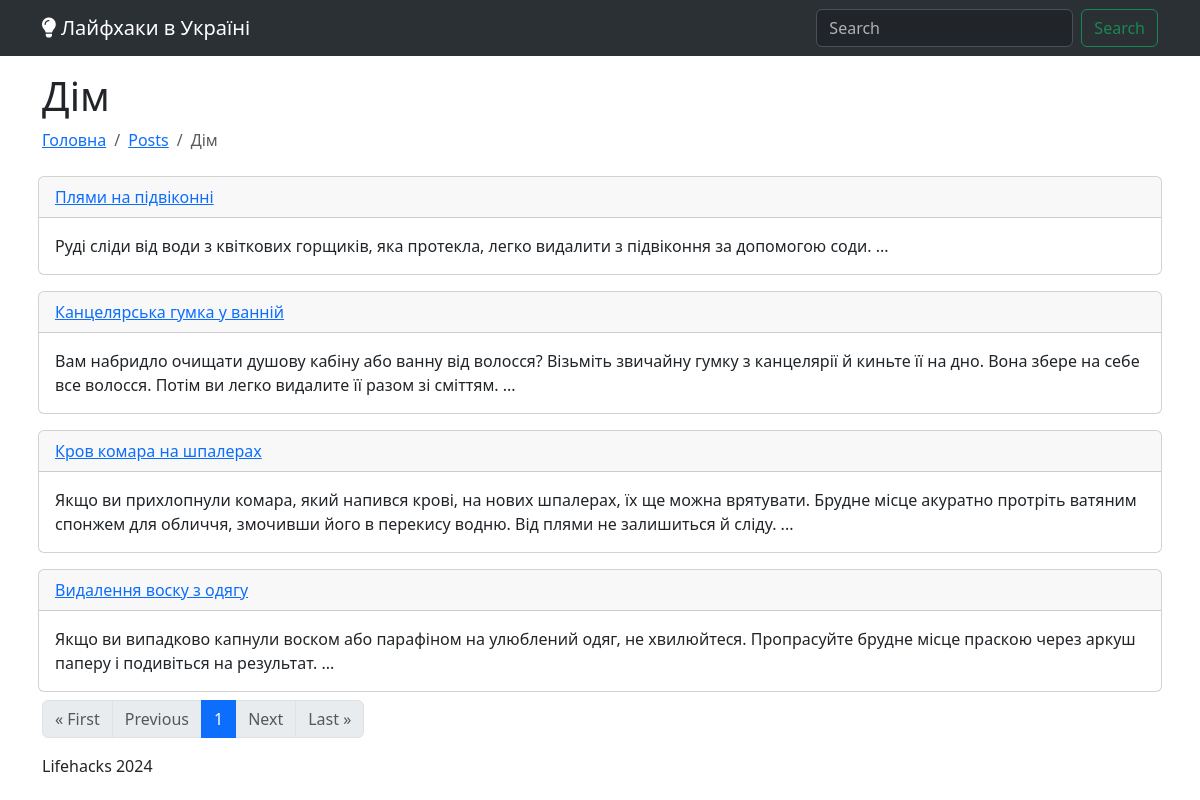
The app's page /posts/?category=dim with its own data.
### blog/models.py (models this page shows, shortened)
class Category(models.Model):
    name = models.CharField(max_length=100)
    slug = models.CharField(max_length=100, unique=True, blank=True)
    image = models.ImageField(
        upload_to=category_image_upload_to, blank=True, null=True)
    description = models.TextField(blank=True, null=True)

class Post(models.Model):
    title = models.CharField(max_length=200)
    slug = models.CharField(max_length=200, unique=True, blank=True)
    content = models.TextField()
    image = models.CharField(max_length=200, blank=True, null=True)
    youtube = models.CharField(max_length=100, blank=True, null=True)
    tiktok = models.CharField(max_length=100, blank=True, null=True)
    categories = models.ManyToManyField(Category, related_name='posts')
    created_at = models.DateTimeField(auto_now_add=True)
    @property
    def anons(self):
        text = self.content.replace("&nbsp;", " ")
        text = text.replace("\n", " ")
        text = text.replace("\r", " ")
        text = text.replace("  ", " ")
        text = text.replace("&amp;", "&")
        text = text.replace("&#39;", "'")
        text = text.replace('&quot;', '"')
        text = text.replace("&raquo;", '"')
        text = text.replace("&laquo;", '"')
        text = text.replace("&rsquo;", "'")
        return text.lstrip()[0:300]

### blog/views.py (the view)
# urls.py: path('', views.posts, name='category_detail'),
def posts(request):
    category_slug = request.GET.get('category')
    page_number = request.GET.get('page')
    if category_slug:
        category = get_object_or_404(Category, slug=category_slug)
        posts = category.posts.all()
    else:
        posts = Post.objects.all()
        category = None
    categories = Category.objects.all()
    paginator = Paginator(posts, 5)
    page_obj = paginator.get_page(page_number)
    return render(request, 'blog/posts.html', {"categories": categories, "category": category, "page_obj": page_obj, "active": "posts"})

### blog/templates/blog/posts.html (shortened to what this page needs)
{% extends "layout.html" %}
{% block content %}
<h1>{{ category.name }}</h1>
<nav aria-label="breadcrumb">
  <ul class="breadcrumb">
    <li class="breadcrumb-item">
      <a href="/">Головна</a>
    </li>
    <li class="breadcrumb-item">
      <a href="/posts">Posts</a>
    </li>
    <li class="breadcrumb-item active" aria-current="page">
      {{ category.name }}
    </li>
  </ul>
</nav>
<div class="row">
  {% for post in page_obj %}
  <div class="col-12 p-2">
    <div class="card">
      <div class="card-header">
        <a
          class=""
          href="/posts/{{post.slug}}"
          title="{{post.textbody}}"
          ><i class="{{ post.icon }} fa-lg"></i> {{post.title}}</a
        >
      </div>
      <div class="posts-card-body">
        <div class="card-body">
          <div class="card-text">{{ post.anons }} ...</div>
        </div>
      </div>
    </div>
  </div>
  {% endfor %}
  <nav aria-label="Page navigation">
    <ul class="pagination">
      {% if page_obj.has_previous %}
        <li class="page-item">
          <a class="page-link" href="?page=1">&laquo; First</a>
        </li>
        <li class="page-item">
          <a class="page-link" href="?page={{ page_obj.previous_page_number }}">Previous</a>
        </li>
      {% else %}
        <li class="page-item disabled"><a class="page-link">&laquo; First</a></li>
        <li class="page-item disabled"><a class="page-link">Previous</a></li>
      {% endif %}
      <li class="page-item active">
        <a class="page-link" href="#">{{ page_obj.number }}</a>
      </li>
      {% if page_obj.has_next %}
        <li class="page-item">
          <a class="page-link" href="?page={{ page_obj.next_page_number }}">Next</a>
        </li>
        <li class="page-item">
          <a class="page-link" href="?page={{ page_obj.paginator.num_pages }}">Last &raquo;</a>
        </li>
      {% else %}
        <li class="page-item disabled"><a class="page-link">Next</a></li>
        <li class="page-item disabled"><a class="page-link">Last &raquo;</a></li>
      {% endif %}
    </ul>
  </nav>
</div>
{% endblock %}

### records on screen
Category: name "Дім"
Post: title "Плями на підвіконні", anons "Руді сліди від води з квіткових горщиків, яка протекла, легко видалити з підвіконня за допомогою соди."
Post: title "Канцелярська гумка у ванній", anons "Вам набридло очищати душову кабіну або ванну від волосся? Візьміть звичайну гумку з канцелярії й киньте її на дно. Вона збере на себе все волосся. Потім ви легко видалите її разом зі сміттям."
Post: title "Кров комара на шпалерах", anons "Якщо ви прихлопнули комара, який напився крові, на нових шпалерах, їх ще можна врятувати. Брудне місце акуратно протріть ватяним спонжем для обличчя, змочивши його в перекису водню. Від плями не залишиться й сліду."
Post: title "Видалення воску з одягу", anons "Якщо ви випадково капнули воском або парафіном на улюблений одяг, не хвилюйтеся. Пропрасуйте брудне місце праскою через аркуш паперу і подивіться на результат."

### other values on screen
{{ page_obj.number }} "1"
